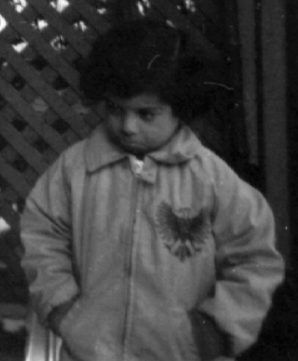
#> input picture 画像編集/sample.png, 298 x 361 px
$ python aphine.py
#> lines starting #> are read from the running program, lines starting #| are printed output that depends on the picture
from PIL import Image
import numpy as np
import matplotlib.pyplot as plt

pic = Image.open("sample.png")
#> pic is the input picture: PIL image 298x361 RGB; min 1, max 254, mean 62
pic = pic.convert(mode="L")
#> pic: PIL image 298x361 L
pic = np.array(pic)
h, w = pic.shape[0], pic.shape[1]
#> h = 361; w = 298

#回転行列
dst = np.zeros((len(pic), len(pic[0])))
#> dst: shape (361, 298) float64; every value is 0
rad = np.radians(60)#60°で行う
for y in range(h):
    for x in range(w):
        #xi=int((x-int(w/2))*np.cos(rad)-(y-int(h/2))*np.sin(rad)+int(w/2))
        #yi=int((x-int(w/2))*np.sin(rad)+(y-int(h/2))*np.cos(rad)+int(h/2))
        #if xi<(w-1) and yi<(h-1) and yi>0 and xi>0:
        xi = int((x-int(w/2))*np.cos(rad)-(y-int(h/2))*np.sin(rad)+int(w/2))
        yi = int((x-int(w/2))*np.sin(rad)+(y-int(h/2))*np.cos(rad)+int(h/2))
        if xi < (w - 1) and yi < (h - 1) and yi > 0 and xi > 0:
            dst[y][x] = pic[yi][xi]
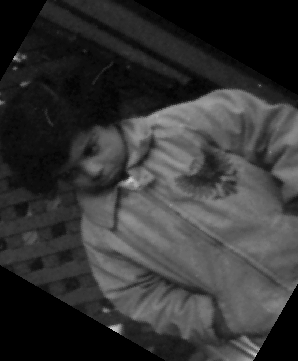
#> dst: shape (361, 298) float64; min 0, max 204, mean 52.5
plt.imshow(dst, cmap="gray")
plt.savefig("aphine_60.png")
plt.show()

$ run again, with 画像編集/ave_gaussnoise.png copied over 画像編集/sample.png
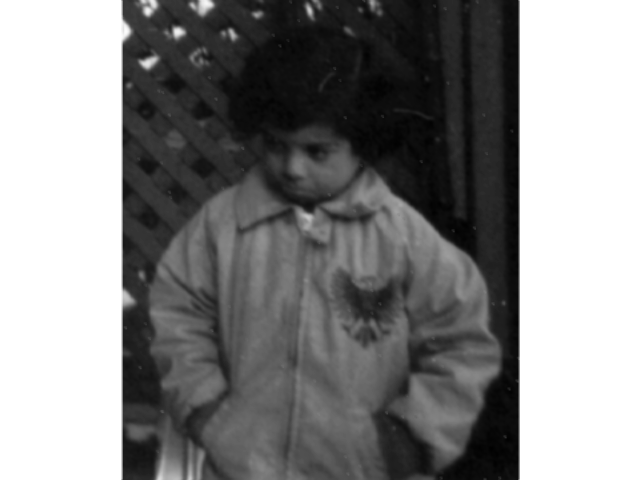
#> input picture 画像編集/ave_gaussnoise.png, 640 x 480 px
#> pic is the input picture: PIL image 640x480 RGBA; mean R, G, B, A 134.4, 134.4, 134.4, 255
#> pic: PIL image 640x480 L
#> after the loop `for y in range(h):`:
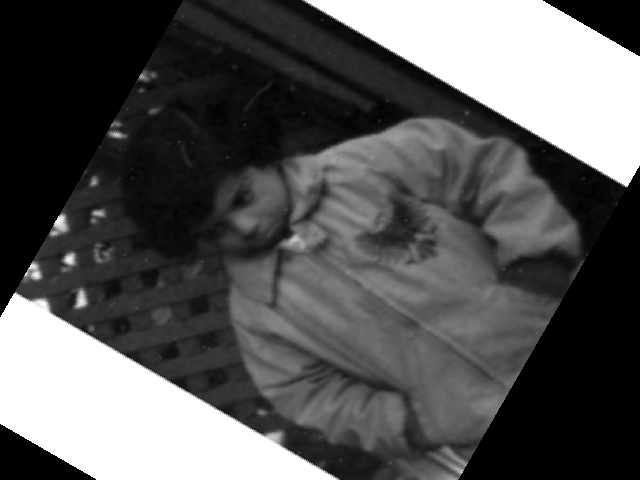
#> dst: shape (480, 640) float64; min 0, max 255, mean 86.6
